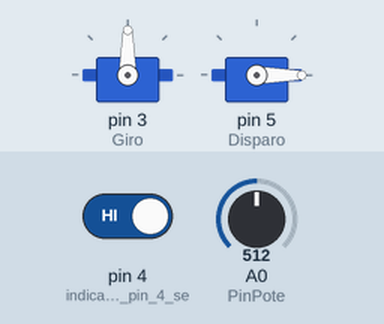
The sketch below on a simulated Arduino Uno, built with avr-gcc and run on an emulated ATmega328P. On the bench: 2 × servo. The inputs (shaded band) are chosen by the test bench; at power-on: pin 4 (indicamos_que_el_pin_4_se) HIGH, A0 (PinPote) = 512.

Above: at 1.2 s.
1.3 s: pin 4 (indicamos_que_el_pin_4_se) driven LOW
At 1.7 s:
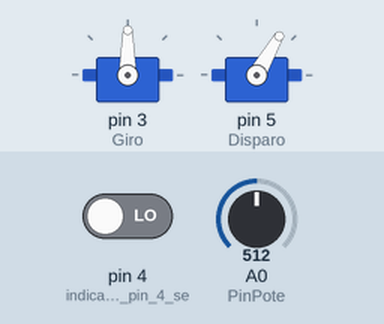
4.3 s: A0 (PinPote) set to 716
At 4.8 s:
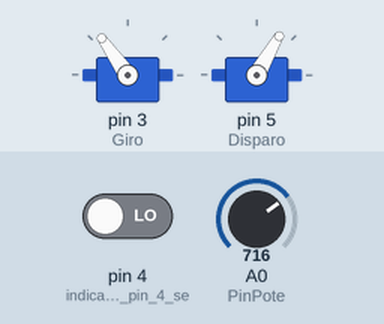
7.3 s: A0 (PinPote) set to 900
At 7.9 s:
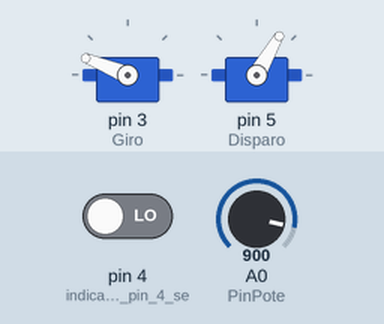
10.3 s: A0 (PinPote) set to 1023
At 11.0 s:
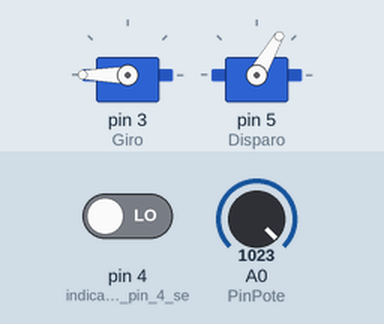
13.3 s: A0 (PinPote) set to 306
At 14.1 s:
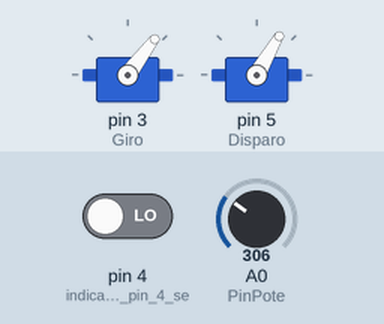
16.3 s: A0 (PinPote) set to 122
At 16.7 s:
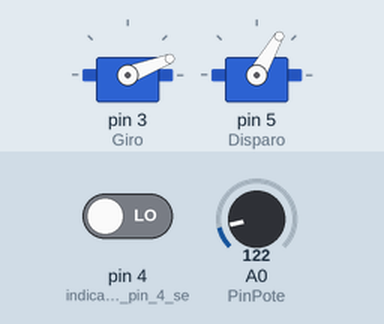
Timing chart, 0 to 20.3 s (numbered marks = the images above; inputs shaded):
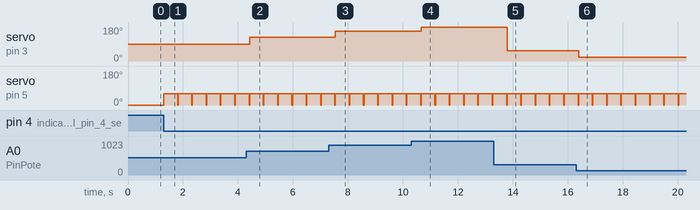

Measured:
- after the input at 1.3 s, servo on pin 5 (Disparo): alternates 60° for 0.50 s and 0° for 0.02 s, starting at once
- after the input at 4.3 s, servo on pin 3 (Giro): 90° → 125° after 0.12 s
- after the input at 7.3 s, servo on pin 3 (Giro): 125° → 158° after 0.25 s
- after the input at 10.3 s, servo on pin 3 (Giro): 158° → 180° after 0.37 s
- after the input at 13.3 s, servo on pin 3 (Giro): 180° → 53° after 0.49 s
- after the input at 16.3 s, servo on pin 3 (Giro): 53° → 21° after 0.09 s

The sketch:

Programa.ino
```cpp
#include <Servo.h> //Incluimos la librería Servo (tiene las funciones para
           //               controlar servomotores)

Servo Giro;     //Variable tipo servo para el servomotor giro
Servo Disparo;  //Variable tipo servo para el servomotor disparo

int PinPote= A0;  //Pin usado para conectar el potenciómetro
int ValorPote;    //Lectura de la posición del potenciómetro

void setup() {     //Función de configuración
Giro.attach(3);    //Definimos dónde conectamos el servo  giro
Disparo.attach(5); //Definimos dónde conectamos el servo disparo
pinMode(4, INPUT); //indicamos que el pin 4 se comporta como entrada

Disparo.write(0);  //Damos un valor inicial (0) al servo disparo
}

void loop() {      //Función que se repite en bucle

//CONTROL DE GIRO (potenciómetro)
ValorPote = analogRead(PinPote);
//leemos valor ANAlÓGICO del potenciometro
//(entre 0 y 1023)

ValorPote = map(ValorPote, 0, 1023, 0, 180);
//transformamos el valor leído a la escala del servomotor
//(entre 0 y 180)

Giro.write(ValorPote);
//Escribimos el valor transformado del potenciómetro en el servo

delay(10);
//10ms de espera por educación

//CONTROL DE DISPARO (botón pull-up)
if(digitalRead(4)==LOW){ //si la lectura digital es baja tensión
Disparo.write(60);     //movemos el servo disparo 60 grados
delay(500);        //esperamos medio segundo
Disparo.write(0);    //volvemos a mover el servo disparo a 0 grados
delay(10);}        //esperamos 10ms
}
```
